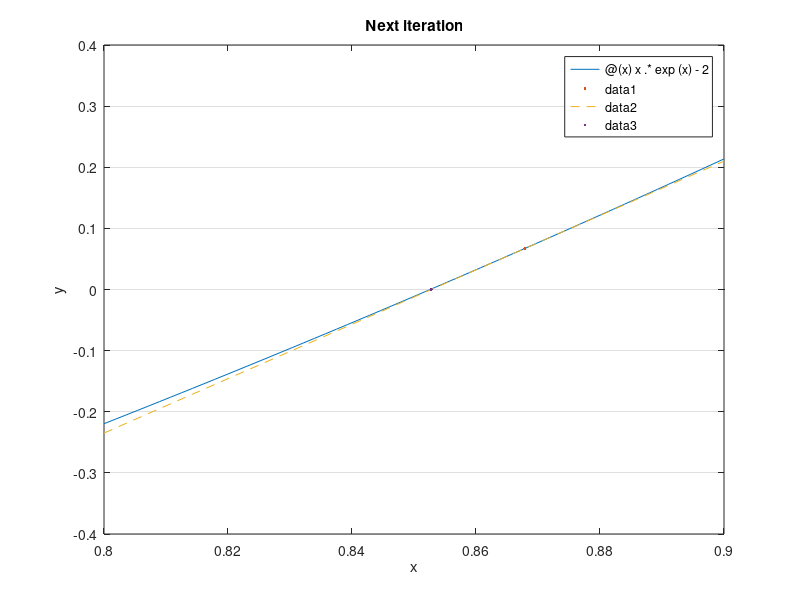

This figure's MATLAB source:
%%
% Suppose we want to find a root of the function 
f = @(x) x.*exp(x) - 2;
fplot(f,[0 1.5])
xlabel('x'), ylabel('y')    % ignore this line
set(gca,'ygrid','on')  % ignore this line
title('Objective function')    % ignore this line

%%
% From the graph, it's clear that there is a root near $x=1$. So we call
% that our initial guess, $x_1$.
x1 = 1;
f1 = f(x1)
hold on, plot(x1,f1,'.')

%%
% Next, we can compute the tangent line at the point
% $\bigl(x_1,f(x_1)\bigr)$, using the derivative.
dfdx = @(x) exp(x).*(x+1);
slope1 = dfdx(x1);
tangent1 = @(x) f1 + slope1*(x-x1);
fplot(tangent1,[0 1.5],'--')
title('Function and tangent line')    % ignore this line

%%
% In lieu of finding the root of $f$ itself, we settle for finding the root
% of the tangent line approximation, which is trivial. Call this $x_2$, our
% next approximation to the root.
x2 = x1 - f1/slope1
plot(x2,0,'.')
f2 = f(x2)
title('Root of the tangent')    % ignore this line

%%
% The residual (value of $f$) is smaller than before, but not zero. So we repeat the
% process with a new tangent line based on the latest point on the curve.
cla, fplot(f,[0.8 0.9])
plot(x2,f2,'.')
slope2 = dfdx(x2);
tangent2 = @(x) f2 + slope2*(x-x2);
fplot(tangent2,[0.8 0.9],'--')
x3 = x2 - f2/slope2;
plot(x3,0,'.')
f3 = f(x3)
title('Next iteration')    % ignore this line

%%
% We appear to be getting closer to the true root each time. 